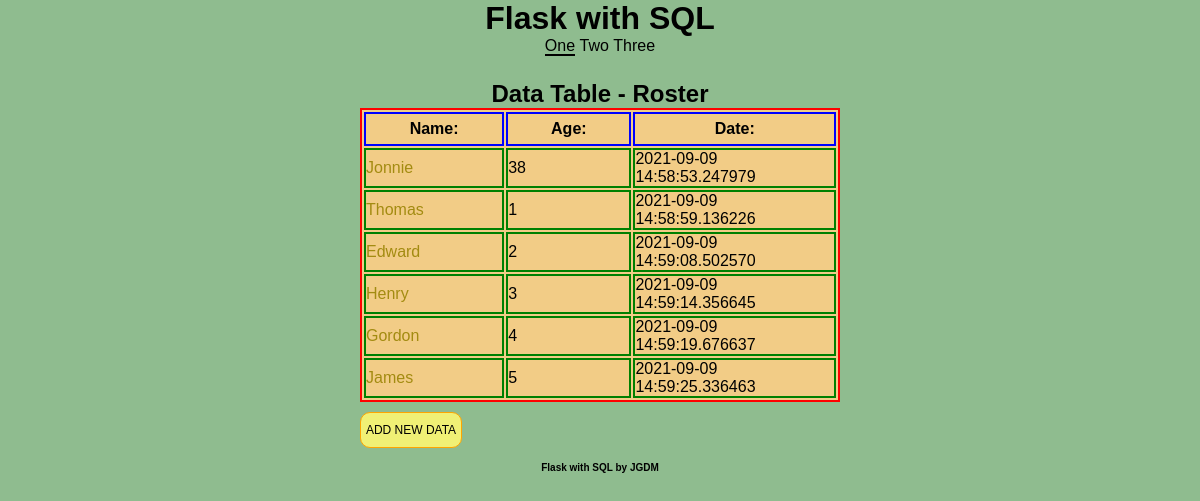
Before: / with the older database file.
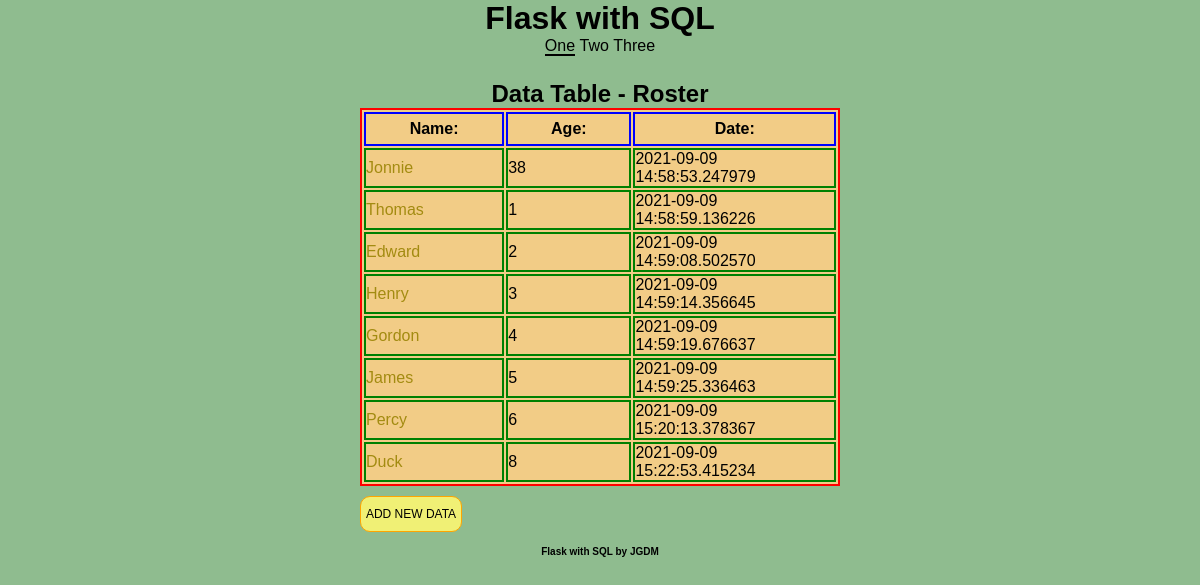
After: the same page with the newer database file.
### models.py (models this page shows, shortened)
class Roster(db.Model):
    id = db.Column(db.Integer(), primary_key=True)
    name = db.Column("Name", db.String(80), unique=True, nullable=False)
    age = db.Column("Age", db.Integer, unique=True, nullable=False)
    joined = db.Column('Joined', db.DateTime, default=datetime.datetime.now)

### app.py (the view)
@app.route('/')
def index():
    roster = Roster.query.all()
    return render_template("index.html", roster=roster)

### templates/index.html (shortened to what this page needs)
{% extends "main.html" %}
    {% block nav_block %}
        <nav>
            <ul>
                <li><a href="/" class="selected" >One</a></li>
                <li><a href="/two">Two</a></li>
                <li><a href="/three">Three</a></li>
            </ul>
        </nav>
    {% endblock %}
    {% block main_block %}
        <h2>Data Table - Roster</h2>
        <table>
            <tr>
                <th>Name:</th>
                <th>Age:</th>
                <th>Date:</th>
            </tr>
            {% for people in roster %}
                <tr>
                    <td> <a href="{{ url_for('single', id=people.id )}}">{{ people.name }} </a> </td>
                    <td>{{ people.age }}</td>
                    <td>{{ people.joined }}</td>
                </tr>
            {% endfor %}
        </table>
        {% endblock %}
        {% block btn_block %}
            <a class="goToForm" href="{{ url_for('main_form') }}" title="Add a new entry" aria-label="Add a new entry">Add New Data</a>
        {% endblock %}

### templates/main.html (shortened to what this page needs)
<!DOCTYPE html>
<html lang="en">
<head>
    <link rel="stylesheet" type="text/css" href="{{url_for('static', filename='style.css')}}">
</head>
<body>
    <header>
        <h1>Flask with SQL</h1>
        {% block nav_block %}  {% endblock %}
    </header>
    <main>
    {% block main_block %}
    {% endblock %}
    {% block btn_block %}  {% endblock %}
</main>
    <footer>
        <p>Flask with SQL by JGDM</p>
    </footer>
</body>
</html>

### static/style.css (style rules this page uses)
main button, main a.goToForm, main .edit-delete-block a.btn_edit, main .edit-delete-block a.btn_delete { width: 100px; display: inline-block; color: #000000; font-size: 12px; text-decoration: none; margin: 0 auto; padding: 10px 0px; background: #f0f075; border: solid orange 1px; border-radius: 10px; margin-top: 10px; cursor: pointer; text-align: center; text-transform: uppercase; }
* { padding: 0; margin: 0; }
body { background: darkseagreen; font-family: arial; }
header { width: 100%; height: auto; height: 80px; color: white; color: #000000; }
header h1 { text-align: center; }
header nav { text-align: center; }
header nav ul { list-style: none; }
header nav ul li { display: inline-block; }
header nav ul a { color: #000000; text-decoration: none; }
header nav ul .selected { border-bottom: solid 2px black; }
main { display: block; margin: 0 auto; width: 480px; }
main h1, main h2 { color: #000000; text-align: center; }
main table { display: block; margin: 0 auto; border: solid red 2px; background: #f2cc86; color: #000000; }
main table tbody td { width: 10%; border: green 2px solid; }
main table tbody td a { color: #a38b11; text-decoration: none; }
main table tbody th { width: 10%; border: blue 2px solid; height: 30px; }
footer { width: 100%; margin-top: 14px; color: #000000; }
footer p { font-size: 10px; font-weight: bold; text-align: center; }

Changed rows visible on the page:
added Roster: name "Percy", age "6", joined "2021-09-09 15:20:13.378367"
added Roster: name "Duck", age "8", joined "2021-09-09 15:22:53.415234"
